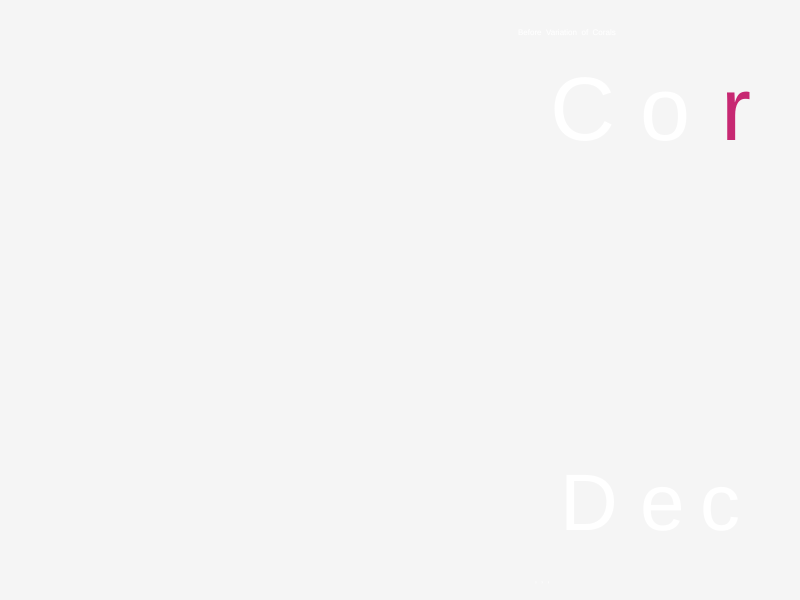
Frame 1 (no input)
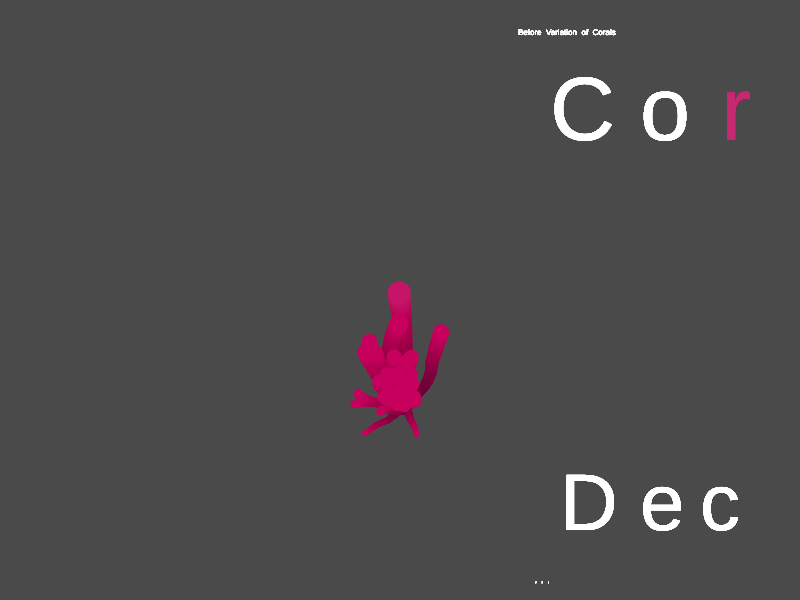
Frame 60 (no input)
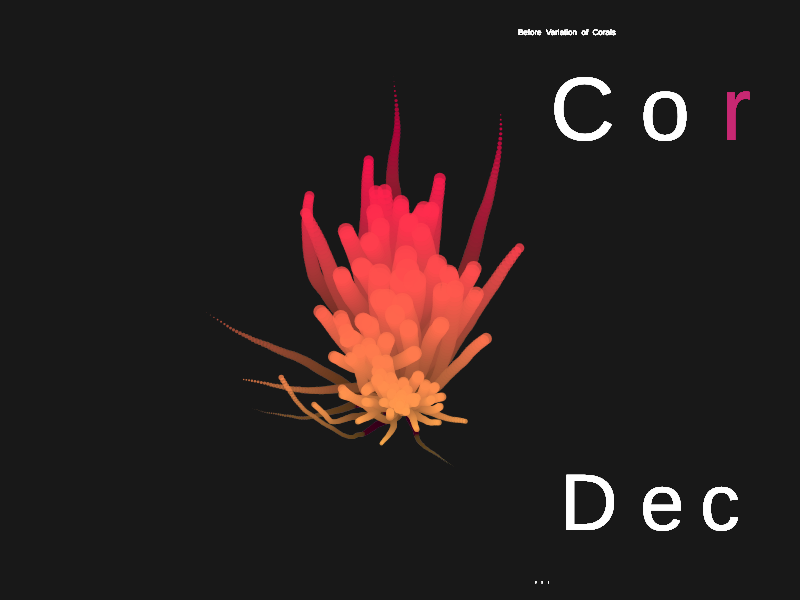
Frame 120 (the mouse pressed at the canvas centre since frame 60)

The p5.js sketch that drew these frames (run headless with seeded random() and noise() and a simulated clock; from frame 60 on, the mouse is pressed at the canvas centre):

// p5.js sketch
// ── sketch.js
/**
 *
 * Ocean系列-海报1
 * Coral Decay
 * 
 * 主程序
 * 
 * 交互内容：
 * 1、鼠标点击改变珊瑚颜色
 * 鼠标松开恢复（连续点击，产生变异效果）
 *
 */


var size = 200; //珊瑚大小，在以(centerX,centerY)为圆心，size为半径的区域生成珊瑚
var corals = []; //存放珊瑚小球
var isPressed = 0; //鼠标是否按住

function setup() {
    createCanvas(displayWidth, displayHeight);
    init();
}

function draw() {
    background(0, 5);

    //当鼠标按住时
    if (mouseIsPressed == true) {
        isPressed = 1;
    }

    //珊瑚
    corals.push(new Coral(width / 2, height / 2 + 105, width / 2, height / 2 - 25));
    for (let i = 0; i < corals.length; i++) {
        if (corals[i].size < 0) { //即时删除r<0的小球
            corals.splice(i, 1);
        }
        corals[i].drawCoral();
        corals[i].move();
        //print(corals.length); //观察到数组的长度动态平衡在200左右
    }

    //海报
    poster();
}

function init() {
    background(0, 5);
    frameRate(30); //指定帧率，每秒30帧（30次draw()）
}

function poster() {
    colorMode(RGB);

    //海报边框
    // noFill();
    // stroke(255, 255, 255, 240);
    // strokeWeight(0.5);
    // rect(width / 2 - 250, 40, 500, height - 240);

    //海报文字
    textSize(8);
    noStroke();
    fill(255, 255, 255);
    text('Before  Variation  of  Corals', 518, 35);
    text('Protect  The  Earth', 945, 685);
    text('’  ’  ’', 535, 587);
    text('Pollution  has  coused  undesirable  VARIATION', 543, 625);
    text('of  corals  which  are  quite  sensitive  to  it', 545, 641);
    textSize(90);
    text('C o', 550, 140);
    fill(199, 40, 114);
    text('r', 721, 140);
    fill(255, 255, 255);
    text('a l', 870, 240);
    textSize(80);
    text('D', 560, 530);
    text('e', 640, 530);
    text('c', 700, 530);
    text('a', 800, 600);
    text('y', 900, 630);
}

//鼠标松开，恢复原状
function mouseReleased() {
    isPressed = 0;
}
// ── coral.js
/**
 *
 * Ocean系列-海报1
 * Coral Decay
 * 
 * 定义coral类
 * 
 * 核心原理：
 * 1、每帧生成一个小球并存入数组，随着时间推移改变小球的位置和大小；每帧绘制所有小球，
 * 同时，将画布设为半透明，即可产生珊瑚不停生长的效果，且具有渐隐的效果
 * 2、即时删除半径减小到0的小球，以免空间爆炸（现控制在200左右）
 * 3、利用map，将小球的y坐标投射到0~size上，实现颜色层次的渐变
 * 4、控制生成速度的另一种方法：指定帧数frameRate
 *
 */


class Coral {
    constructor(x, y, centerX, centerY) {
        this.x = x;
        this.y = y;
        this.centerX = centerX;
        this.centerY = centerY;
        this.speedX = 0;
        this.speedY = 0;
        this.size = size;
        this.r = 0;
        this.distance = 0;
    }

    //更新位置
    move() {
        this.speedX += (random() - 0.5) / 2;
        this.speedY += (random() - 0.55) / 2;
        this.x += this.speedX;
        this.y += this.speedY;
        this.distance = int(dist(this.x, this.y, this.centerX, this.centerY)); //计算小球到珊瑚中心的距离
        this.r = (1 - this.distance / this.size) * this.size / 8; //根据距离决定小球的大小
    }

    //绘制单个小球
    drawCoral() {
        if (!isPressed) { //鼠标没按时是HSB
            colorMode(HSB);
        }
        noStroke();
        if (this.r > 0) {
            fill(332, map(this.y - (this.centerY - this.size), 0, this.size, -30, 80), 78, 200); //产生不同层次的渐变色
            ellipse(this.x, this.y, this.r, this.r);
        }
    }
}

// ── style.css
body {
    padding: 0;
    margin: 0;
    overflow: hidden;
}
